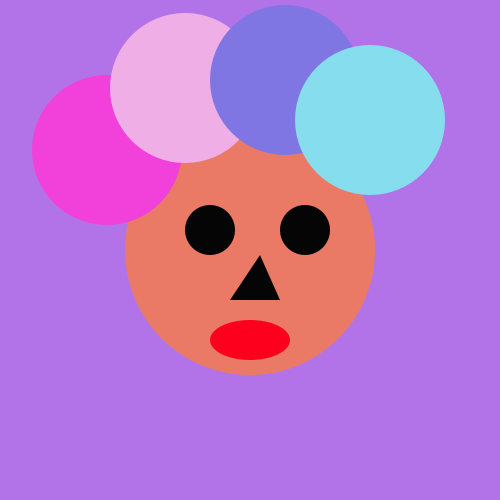
Frame 1 (no input)
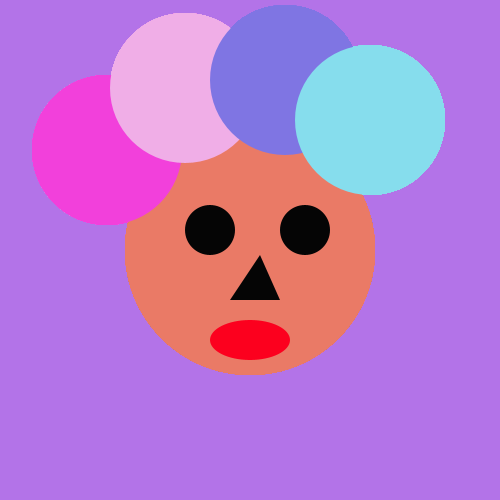
Frame 60 (the mouse pressed at the canvas centre just before this capture)
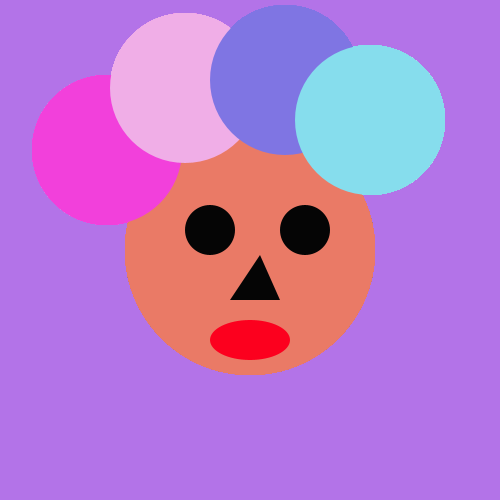
Frame 120 (the mouse held since frame 60 and released just before this capture)

The Processing sketch that drew these frames (run headless with seeded random() and noise(); from frame 60 on, the mouse is pressed at the canvas centre):

// Processing sketch: processing_75325
// ── processing_75325.pde

void setup(){
  size(500,500);
  background(179,115,232);
  noStroke();
}

void draw (){
  fill(234,122,102);
  ellipse(250,250,250,250);
  fill(242,64,219);
  ellipse(107,150,150,150);
  fill(240,174,231);
  ellipse(185,88,150,150);
  fill(127,117,227);
  ellipse(285,80,150,150);
  fill(134,221,237);
  ellipse(370,120,150,150);
  fill(5,5,5);
  ellipse(210,230,50,50);
  fill(5,5,5);
  ellipse(305,230,50,50);
  fill(5,5,5);
  triangle(230,300,260,255,280,300);
  fill(252,0,30);
  ellipse(250,340,80,40);
  
  
}
  
  
  
  void mousePressed(){
    
    if(mouseButton==RIGHT){
      save("circulo.png");
    }
      if(mouseButton==LEFT){
        save("circulo.gif");
      }
        if(mouseButton==CENTER){
          save("circulo.jpg");
        }
          
  }
  
